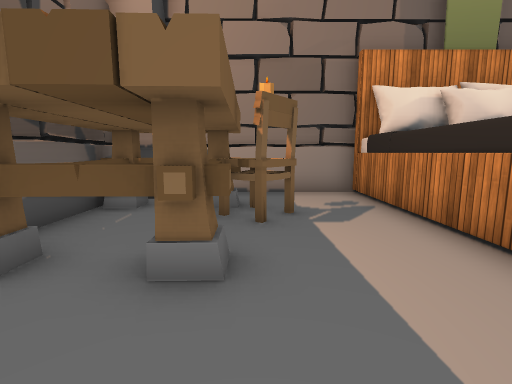
view 1 (above)

14 first-person views from a walk through a Unity game level. The camera is 1.2 m above the floor, tilts 8° down and sees 85° across. The floor is counted in squares, 1 m on a side. Each view is taken from the middle of a square. On the plan, view 1 faces up. The plan holds only what a view shows up to about 13 squares ahead; the rest is blank. Some surface patterns are stand-ins.

view 2
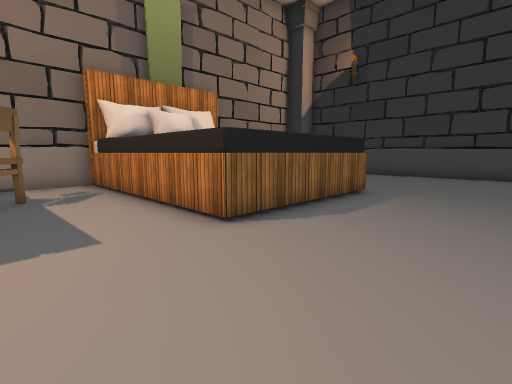

view 3
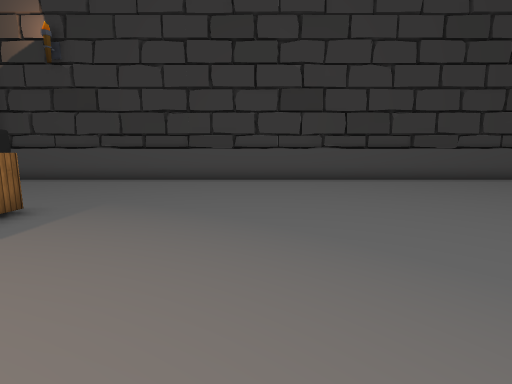

view 4
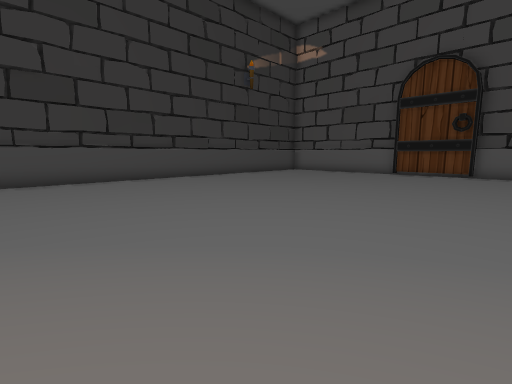

view 5
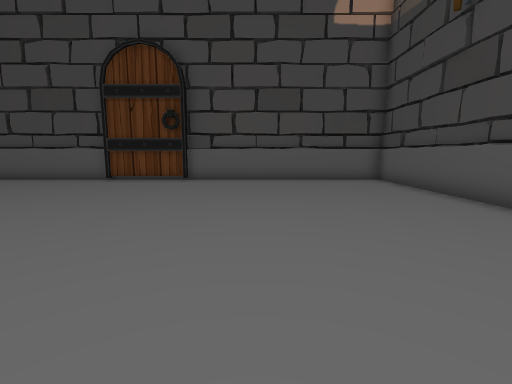

view 6
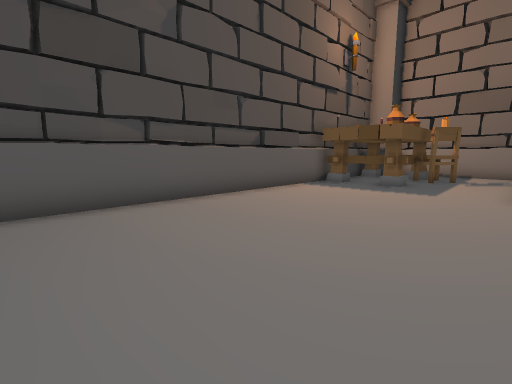

view 7
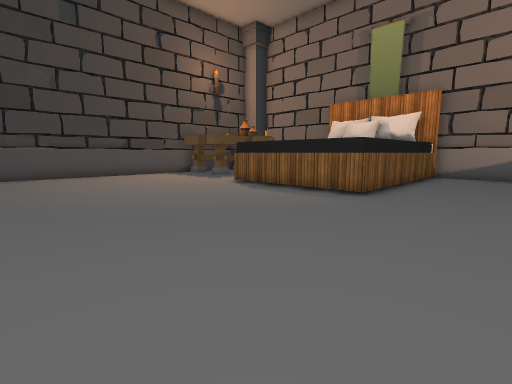

view 8
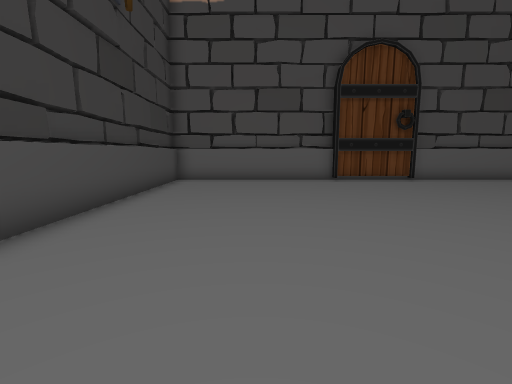

view 9
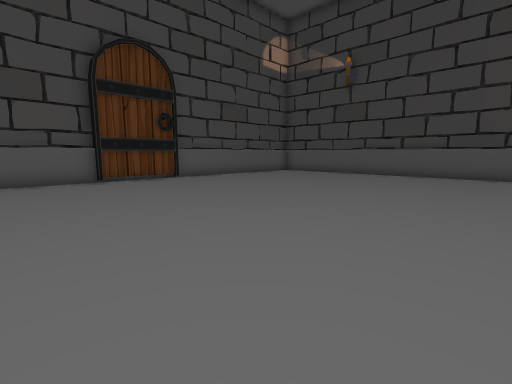

view 10
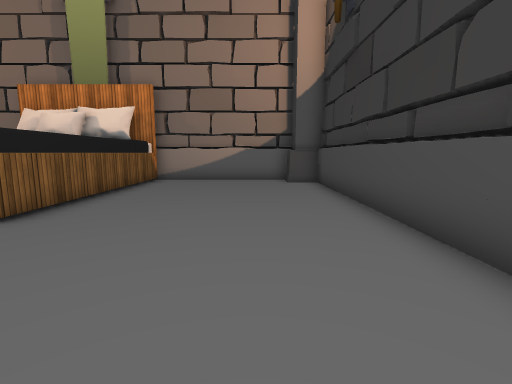

view 11
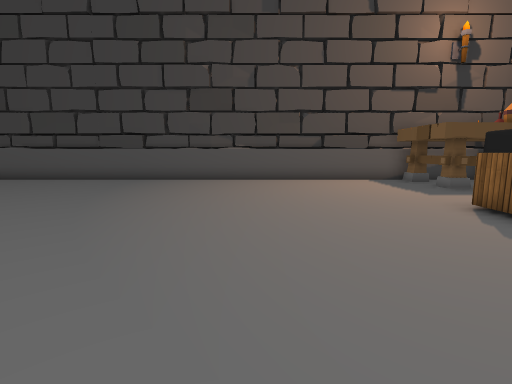

view 12
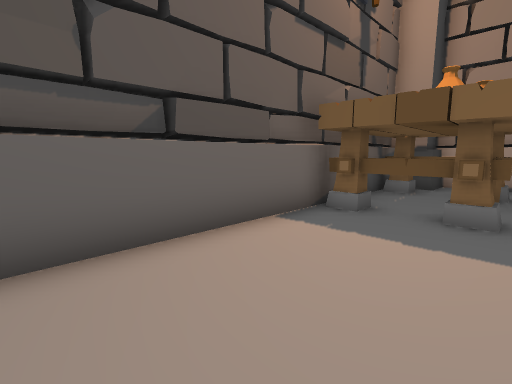

view 13
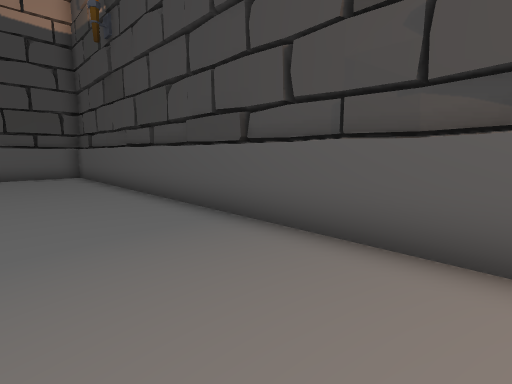

view 14
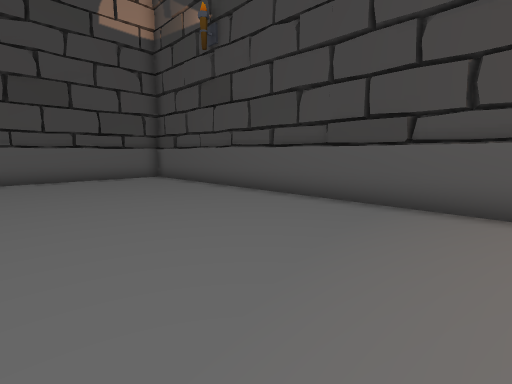

### Floor plan
Key: @ floor where view 1 was taken; # wall or solid block; . floor; T table; C chair; O other object.
Columns run from 4 left of view 1 to 16 right of it. Each row starts with its distance up from view 1.
  9  #######     #######
  8 ###....OOOOOO.....###
  7 #TTT...OOOOOO......##
  6 #TTTCC.O OO O.......#
  5 #TTCC..O    O.......#
  4 #TTTT..O    O.......#
  3 #TTTT..O    O.......#
  2 #TTT...O    O.......#
  1 #......OOOOOO.......#
  0 #...@...............#
 -1 #...................#
 -2 #...................#
 -3 #...................#
 -4 #...................#
 -5 #...................#
 -6 #...................#
 -7 #...................#
 -8 #...................#
 -9 #...................#
-10 #...................#
-11 #...................#
-12 #...................#
-13 #...................#
-14 #...................#
-15 #...................#
-16 #...................#
-17 #...................#
-18 #...................#
-19 #...................#
-20 #........####.......#
-21 ##########  #########

Positions as (right, up) in squares from view 1, and headings:
1: (0, 0), facing up
2: (0, -3), facing up-right
3: (3, -4), facing right
4: (3, -4), facing down-right
5: (2, -8), facing down
6: (3, -8), facing up-left
7: (12, -7), facing up-left
8: (12, -8), facing down
9: (12, -8), facing down-left
10: (13, -4), facing up
11: (9, -4), facing left
12: (0, -3), facing up-left
13: (0, -5), facing down-left
14: (3, -7), facing down-left
